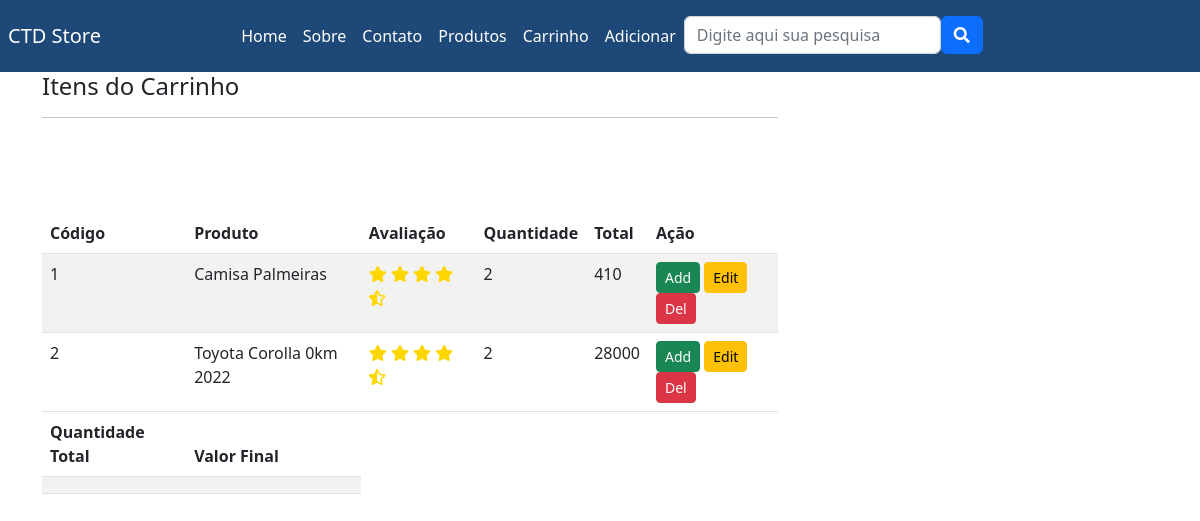
Page /meu-carro/ (signed in) on the earlier database version.
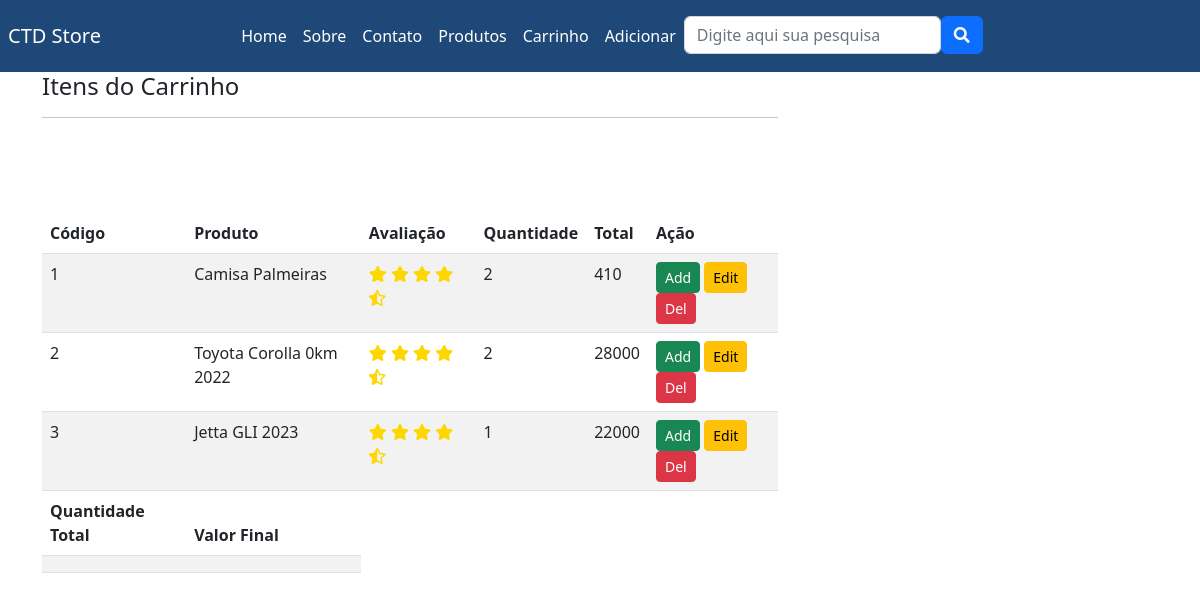
Same page on the later database version.
### lojaapp/models.py (models this page shows, shortened)
class CarroProduto(models.Model):
    carro = models.ForeignKey(Carro, on_delete=models.CASCADE)
    produto = models.ForeignKey(Produto, on_delete=models.CASCADE)
    avaliacao = models.PositiveIntegerField()
    quantidade = models.PositiveIntegerField()
    subtotal = models.PositiveIntegerField()

class Produto(models.Model):
    titulo = models.CharField(max_length=200)
    slug = models.SlugField(unique=True)
    categoria = models.ForeignKey(Categoria, on_delete=models.CASCADE)
    image = models.ImageField(upload_to='produtos')
    preco_mercado = models.PositiveIntegerField()
    venda = models.PositiveIntegerField()
    descricao = models.TextField()
    garantia = models.CharField(max_length=300, null=True, blank=True)
    return_devolucao = models.CharField(max_length=300, null=True, blank=True)
    visualizacao = models.PositiveIntegerField()

### lojaapp/views.py (the view)
# urls.py: path("meu-carro/",MeuCarroView.as_view(), name="meucarro"),
class MeuCarroView(TemplateView):
    template_name = "meucarro.html"
    def get_context_data(self, **kwargs):
        context = super().get_context_data(**kwargs)
        carro_id = self.request.session.get('carro_id', None)
        total_quantity = CarroProduto.objects.filter(carro_id=carro_id).aggregate(Sum('quantidade'))['quantidade__sum']
        total_value = CarroProduto.objects.filter(carro_id=carro_id).aggregate(Sum('subtotal'))['subtotal__sum']
        if carro_id:
            carro = Carro.objects.get(id=carro_id)
        else:
            carro = None
        context['carro'] = carro
        return context

### templates/meucarro.html (shortened to what this page needs)
{% extends "base.html" %}
{% block content %}
<div class="container">
  <div class="row">
    <div class="col-md-8">
      <h4 class="mb-3">Itens do Carrinho</h4>
      <table class="table table-striped .mx-auto">
        <thead class="thead-dark">
            <tr>
              <th>Código</th>
              <th>Produto</th>
              <th>Avaliação</th>
              <th>Quantidade</th>
              <th>Total</th>
              <th>Ação</th>
            </tr>
        </thead>
        <tbody>
          {% for cp in carro.carroproduto_set.all %}
            <tr>
              <td>{{forloop.counter}}</td>
              <td>{{cp.produto.titulo}}</td>
              <td>
                <i id="star" style="color: gold;" class="fas fa-star"></i>
                <i id="star" style="color: gold;" class="fas fa-star"></i>
                <i id="star" style="color: gold;" class="fas fa-star"></i>
                <i id="star" style="color: gold;" class="fas fa-star"></i>
                <i id="star" style="color: gold;" class="fas fa-star-half-alt"></i>
              </td>
              <td>{{cp.quantidade}}</td>
              <td>{{cp.subtotal}}</td>
              <td>
                <a href="" class="btn btn-success btn-sm">Add</a>
                <a href="" class="btn btn-warning btn-sm">Edit</a>
                <a href="" class="btn btn-danger btn-sm">Del</a>
              </td>
            </tr>
          {% endfor %}
        </tbody>
        <thead class="thead-dark">
          <tr>
            <hr>
            <th>Quantidade Total</th>
            <th>Valor Final</th>
          </tr>
        </thead>
        <tbody>
            <tr>
              <td>{{ total_quantity }}</td>
              <td>{{ total_value }}</td>
            </tr>
        </tbody>
        <pre>
        </pre>
      </table>
    </div>
  </div>
</div>
{% endblock %}

Differences in the rows shown:
added CarroProduto: produto.titulo "Jetta GLI 2023", quantidade "1", subtotal "22000"
